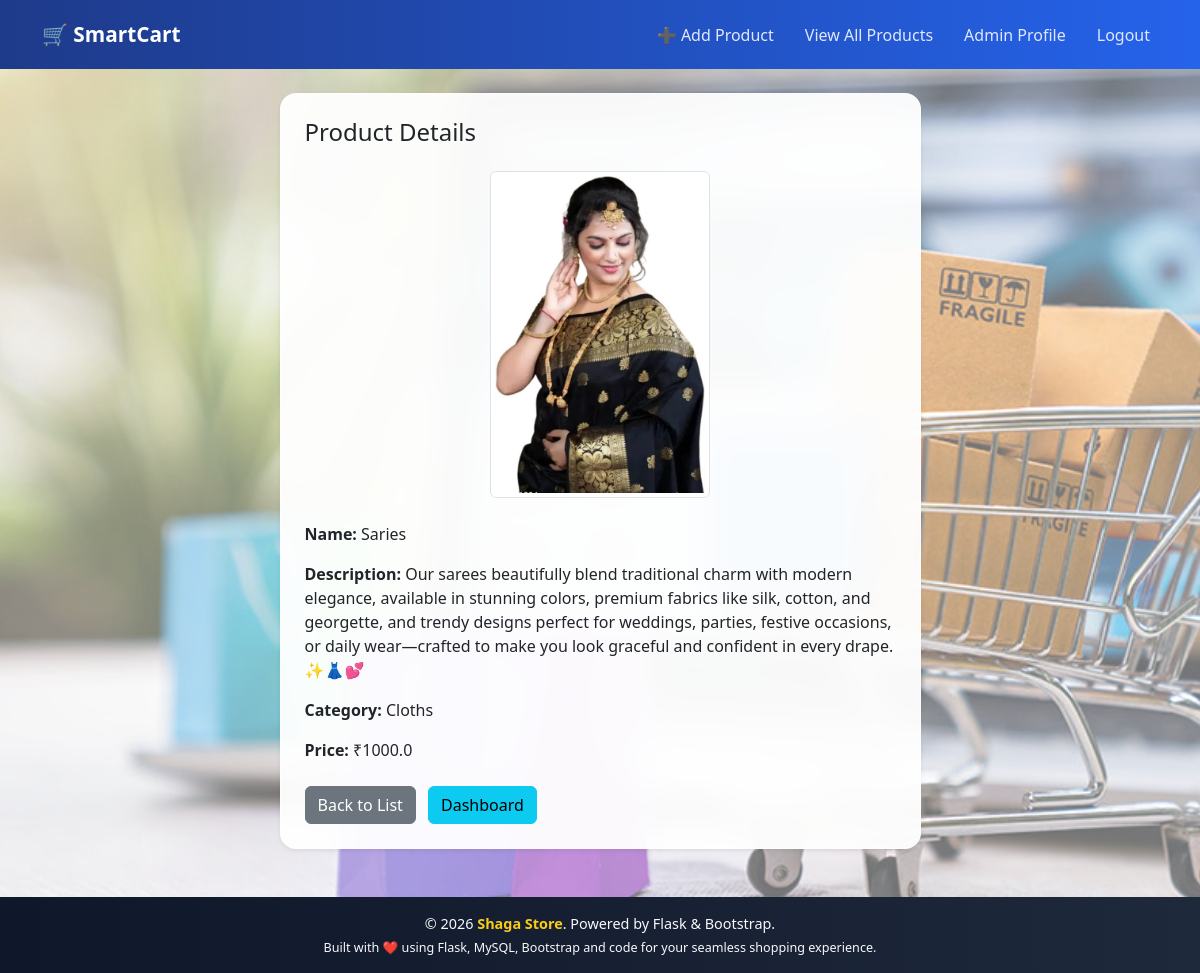
The page /admin/view-item/2 (signed in) on the database its author committed.
### tables this page shows
CREATE TABLE products (
    product_id INTEGER PRIMARY KEY AUTOINCREMENT,
    name TEXT,
    description TEXT,
    category TEXT,
    price REAL,
    image TEXT,
    admin_id INTEGER
);

### app.py (the view)
@app.route('/admin/view-item/<int:item_id>')
def view_item(item_id):
    if 'admin_id' not in session:
        flash("Please login first!", "danger")
        return redirect('/admin-login')
    conn = get_db_connection()
    cursor = conn.cursor()
    cursor.execute("SELECT * FROM products WHERE product_id = ?", (item_id,))
    product = cursor.fetchone()
    cursor.close()
    conn.close()
    if not product:
        flash("Product not found!", "danger")
        return redirect('/admin/item-list')
    return render_template("admin/view_item.html", product=product)

### app.py (called while the page is built)
def get_db_connection():
    conn = sqlite3.connect("smartcart.db")
    conn.row_factory = sqlite3.Row   # dictionary=True replacement
    return conn

### templates/admin/view_item.html (shortened to what this page needs)
{% extends 'base.html' %}
{% block content %}
<div class="row justify-content-center">
  <div class="col-md-8 col-lg-7">
    <div class="card shadow-sm">
      <div class="card-body p-4">
        <h4 class="mb-4">Product Details</h4>
        <div class="text-center mb-4">
          <img
            src="/static/uploads/product_images/{{ product.image }}"
            class="img-thumbnail"
            width="220">
        </div>
        <p><strong>Name:</strong> {{ product.name }}</p>
        <p><strong>Description:</strong> {{ product.description }}</p>
        <p><strong>Category:</strong> {{ product.category }}</p>
        <p><strong>Price:</strong> ₹{{ product.price }}</p>
        <div class="mt-4">
          <a href="/admin/item-list" class="btn btn-secondary">
            Back to List
          </a>
          <a href="{{ url_for('admin_dashboard') }}" class="btn btn-info ms-2">
            Dashboard
          </a>
        </div>
      </div>
    </div>
  </div>
</div>
{% endblock %}

### static/style.css (style rules this page uses)
body { margin: 0; font-family: 'Segoe UI', Tahoma, sans-serif; background: linear-gradient( 135deg, rgba(99, 102, 241, 0.45), rgba(56, 189, 248, 0.45), rgba(34, 197, 94, 0.45) ); background-image: url("./bg.jpg"); background-size: cover; background-position: center; background-repeat: no-repeat; background-attachment: fixed; min-height: 100vh; }
.card { background: rgba(255, 255, 255, 0.9); backdrop-filter: blur(14px); -webkit-backdrop-filter: blur(14px); border-radius: 16px; border: 1px solid rgba(255, 255, 255, 0.5); box-shadow: 0 20px 40px rgba(0,0,0,0.18); }
body { background-image: url("./bg.jpg"); background-size: cover; background-position: center; background-repeat: no-repeat; background-attachment: fixed; }
.card { background: rgba(255, 255, 255, 0.95); }

### rows shown on the page
products: image (picture), name "Saries", description "Our sarees beautifully blend traditional charm with modern elegance, available in stunning colors, premium fabrics like silk, cotton, and georgette, and trendy designs perfect for weddings, parties, festive occasions, or daily wear—crafted to make you look graceful and confident in every drape. ✨👗💕", category "Cloths", price "1000.0"
